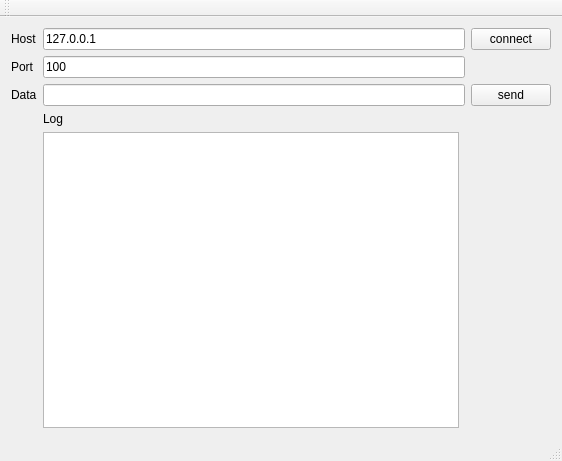
<?xml version="1.0" encoding="UTF-8"?>
<ui version="4.0">
 <class>MainWindow</class>
 <widget class="QMainWindow" name="MainWindow">
  <property name="geometry">
   <rect>
    <x>0</x>
    <y>0</y>
    <width>562</width>
    <height>461</height>
   </rect>
  </property>
  <property name="windowTitle">
   <string>MainWindow</string>
  </property>
  <widget class="QWidget" name="centralWidget">
   <layout class="QGridLayout" name="gridLayout">
    <item row="0" column="0">
     <widget class="QLabel" name="hostLabel">
      <property name="text">
       <string>Host</string>
      </property>
     </widget>
    </item>
    <item row="1" column="0">
     <widget class="QLabel" name="portLabel">
      <property name="text">
       <string>Port</string>
      </property>
     </widget>
    </item>
    <item row="2" column="0">
     <widget class="QLabel" name="dataLabel">
      <property name="text">
       <string>Data</string>
      </property>
     </widget>
    </item>
    <item row="0" column="3">
     <widget class="QPushButton" name="connectButton">
      <property name="text">
       <string>connect</string>
      </property>
     </widget>
    </item>
    <item row="3" column="1">
     <widget class="QLabel" name="logLabel">
      <property name="text">
       <string>Log</string>
      </property>
     </widget>
    </item>
    <item row="4" column="1">
     <widget class="QTextEdit" name="logEdit"/>
    </item>
    <item row="1" column="1" colspan="2">
     <widget class="QLineEdit" name="portEdit">
      <property name="text">
       <string>100</string>
      </property>
     </widget>
    </item>
    <item row="0" column="1" colspan="2">
     <widget class="QLineEdit" name="hostEdit">
      <property name="text">
       <string>127.0.0.1</string>
      </property>
     </widget>
    </item>
    <item row="2" column="1" colspan="2">
     <widget class="QLineEdit" name="dataEdit"/>
    </item>
    <item row="2" column="3">
     <widget class="QPushButton" name="sendButton">
      <property name="text">
       <string>send</string>
      </property>
     </widget>
    </item>
   </layout>
  </widget>
  <widget class="QMenuBar" name="menuBar">
   <property name="geometry">
    <rect>
     <x>0</x>
     <y>0</y>
     <width>562</width>
     <height>21</height>
    </rect>
   </property>
  </widget>
  <widget class="QToolBar" name="mainToolBar">
   <attribute name="toolBarArea">
    <enum>TopToolBarArea</enum>
   </attribute>
   <attribute name="toolBarBreak">
    <bool>false</bool>
   </attribute>
  </widget>
  <widget class="QStatusBar" name="statusBar"/>
 </widget>
 <layoutdefault spacing="6" margin="11"/>
 <resources/>
 <connections/>
</ui>
